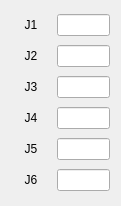
      <widget class="QWidget" name="gridLayoutWidget_2">
       <property name="geometry">
        <rect>
         <x>360</x>
         <y>30</y>
         <width>121</width>
         <height>206</height>
        </rect>
       </property>
       <layout class="QGridLayout" name="gridLayout_2">
        <item row="4" column="0">
         <widget class="QLabel" name="label_102">
          <property name="minimumSize">
           <size>
            <width>40</width>
            <height>0</height>
           </size>
          </property>
          <property name="text">
           <string>J5</string>
          </property>
          <property name="alignment">
           <set>Qt::AlignCenter</set>
          </property>
         </widget>
        </item>
        <item row="5" column="0">
         <widget class="QLabel" name="label_103">
          <property name="minimumSize">
           <size>
            <width>40</width>
            <height>0</height>
           </size>
          </property>
          <property name="text">
           <string>J6</string>
          </property>
          <property name="alignment">
           <set>Qt::AlignCenter</set>
          </property>
         </widget>
        </item>
        <item row="0" column="0">
         <widget class="QLabel" name="label_104">
          <property name="minimumSize">
           <size>
            <width>40</width>
            <height>0</height>
           </size>
          </property>
          <property name="text">
           <string>J1</string>
          </property>
          <property name="alignment">
           <set>Qt::AlignCenter</set>
          </property>
         </widget>
        </item>
        <item row="1" column="0">
         <widget class="QLabel" name="label_105">
          <property name="minimumSize">
           <size>
            <width>40</width>
            <height>0</height>
           </size>
          </property>
          <property name="text">
           <string>J2</string>
          </property>
          <property name="alignment">
           <set>Qt::AlignCenter</set>
          </property>
         </widget>
        </item>
        <item row="3" column="0">
         <widget class="QLabel" name="label_106">
          <property name="minimumSize">
           <size>
            <width>40</width>
            <height>0</height>
           </size>
          </property>
          <property name="text">
           <string>J4</string>
          </property>
          <property name="alignment">
           <set>Qt::AlignCenter</set>
          </property>
         </widget>
        </item>
        <item row="2" column="0">
         <widget class="QLabel" name="label_107">
          <property name="minimumSize">
           <size>
            <width>40</width>
            <height>0</height>
           </size>
          </property>
          <property name="text">
           <string>J3</string>
          </property>
          <property name="alignment">
           <set>Qt::AlignCenter</set>
          </property>
         </widget>
        </item>
        <item row="0" column="1">
         <widget class="QLineEdit" name="LE_JNT_ENC_1"/>
        </item>
        <item row="1" column="1">
         <widget class="QLineEdit" name="LE_JNT_ENC_2"/>
        </item>
        <item row="2" column="1">
         <widget class="QLineEdit" name="LE_JNT_ENC_3"/>
        </item>
        <item row="3" column="1">
         <widget class="QLineEdit" name="LE_JNT_ENC_4"/>
        </item>
        <item row="4" column="1">
         <widget class="QLineEdit" name="LE_JNT_ENC_5"/>
        </item>
        <item row="5" column="1">
         <widget class="QLineEdit" name="LE_JNT_ENC_6"/>
        </item>
       </layout>
      </widget>
